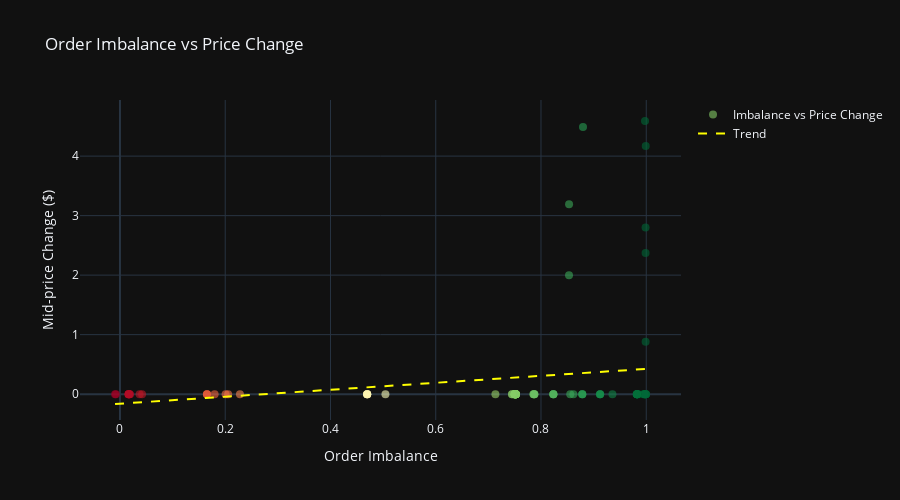

Notebook code cell kept with this figure:
### Code cell
# Imbalance vs 가격 변화 상관관계
fig = go.Figure()

fig.add_trace(go.Scatter(
    x=df['imbalance'],
    y=df['mid_price_change'],
    mode='markers',
    marker=dict(
        color=df['imbalance'],
        colorscale='RdYlGn',
        size=8,
        opacity=0.6
    ),
    name='Imbalance vs Price Change'
))

# 추세선 (선형 회귀)
z = np.polyfit(df['imbalance'].dropna(), df['mid_price_change'].dropna(), 1)
p = np.poly1d(z)
x_line = np.linspace(df['imbalance'].min(), df['imbalance'].max(), 100)

fig.add_trace(go.Scatter(
    x=x_line,
    y=p(x_line),
    mode='lines',
    line=dict(color='yellow', dash='dash'),
    name='Trend'
))

fig.update_layout(
    title='Order Imbalance vs Price Change',
    xaxis_title='Order Imbalance',
    yaxis_title='Mid-price Change ($)',
    template='plotly_dark',
    height=500
)

fig.show()

# 상관계수
corr = df['imbalance'].corr(df['mid_price_change'])
print(f"\n상관계수: {corr:.4f}")
if corr > 0.1:
    print("양의 상관관계: Imbalance가 높을수록 가격이 오르는 경향")
elif corr < -0.1:
    print("음의 상관관계: Imbalance가 높을수록 가격이 내리는 경향")
else:
    print("약한 상관관계: 단기적으로 명확한 패턴 없음")
